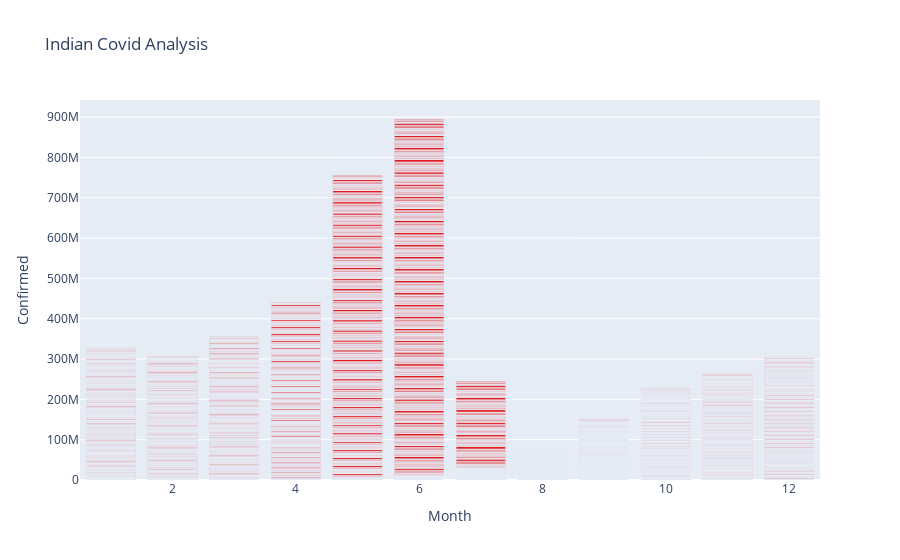

The notebook cell saved with this chart:
### Code cell
confirm_India

### Figure 1 — Plotly figure (JSON) as saved in the notebook; plotly's stock layout.template omitted (floating-point values rounded to 4 significant figures; data arrays with more than 128 entries replaced by an {"elided": "..."} marker saying what was removed)
{"data": [{"alignmentgroup": "True", "hovertemplate": "Month=%{x}<br>Confirmed=%{y}<extra></extra>", "legendgroup": "", "marker": {"color": "rgb(228,26,28)", "pattern": {"shape": ""}}, "name": "", "offsetgroup": "", "orientation": "v", "showlegend": false, "textposition": "auto", "type": "bar", "x": {"elided": "16847 int values"}, "xaxis": "x", "y": {"elided": "16847 int values"}, "yaxis": "y"}], "layout": {"barmode": "relative", "legend": {"tracegroupgap": 0}, "title": {"text": "Indian Covid Analysis "}, "xaxis": {"anchor": "y", "domain": [0, 1], "title": {"text": "Month"}}, "yaxis": {"anchor": "x", "domain": [0, 1], "title": {"text": "Confirmed"}}}}
